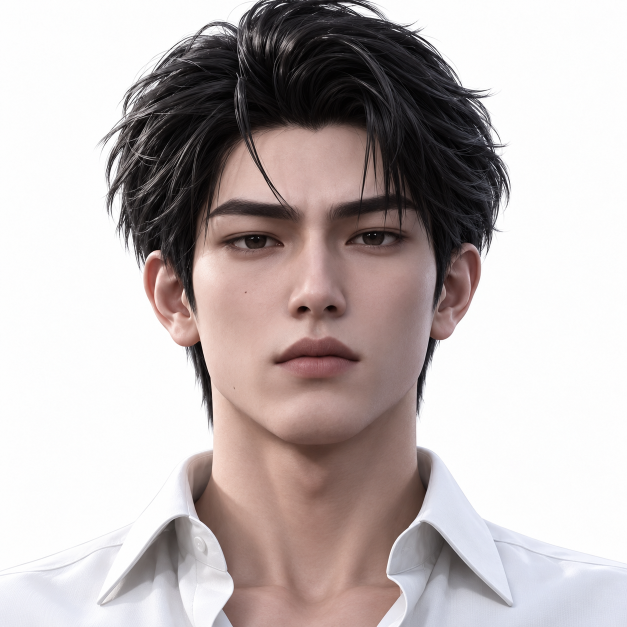
#> input picture 手机游戏/word-quest-game/tools/hero-reference/lian1.png, 1254 x 1254 px, found by its file name (shown at 1/2 size)
$ python ref_hair_masks.py
#> lines starting #> are read from the running program, lines starting #| are printed output that depends on the picture; after the words box and inside, x2 and y2 are one past the last pixel; in counts of white or black regions, pixels touching at a corner belong together
#> in mask_for, rgb is the input picture: shape (1254, 1254, 3); mean R, G, B 189.9, 180.7, 180.1
### 手机游戏/word-quest-ue/Tools/qa/metrics.py
"""D3 共用度量：相似变换对齐、区域关键点、剪影/头发掩码、IoU、并排图。

纯 numpy + PIL，不依赖 mediapipe；mediapipe 只在 compare_landmarks.py 里按需导入。
"""
from __future__ import annotations

import numpy as np

# ---- MediaPipe FaceMesh 468 点的分区索引（常用集合，足够做分区误差） ----
REGIONS = {
    "left_eye": [33, 7, 163, 144, 145, 153, 154, 155, 133],
    "right_eye": [263, 249, 390, 373, 374, 380, 381, 382, 362],
    "brows": [70, 63, 105, 66, 107, 55, 65, 52, 53, 46,
              300, 293, 334, 296, 336, 285, 295, 282, 283, 276],
    "nose": [1, 2, 3, 4, 5, 6, 45, 48, 49, 64, 98, 168, 195, 197, 275, 278, 279, 294, 327, 326, 97],
    "mouth": [61, 185, 40, 39, 37, 0, 267, 269, 270, 409, 291, 375, 321, 405, 314, 17, 84, 181, 91, 146],
    "contour": [10, 338, 297, 332, 284, 251, 389, 356, 454, 323, 361, 288, 397, 365, 379, 378,
                400, 377, 152, 148, 176, 149, 150, 136, 172, 58, 132, 93, 234, 127, 162, 21, 54, 103, 67, 109],
}


# [19 lines left out: function similarity_align, not called in this run]


def apply_affine(points: np.ndarray, m: np.ndarray) -> np.ndarray:
    pts = np.asarray(points, dtype=np.float64)
    return pts @ m[:, :2].T + m[:, 2]


# [14 lines left out: function landmark_errors, not called in this run]


def foreground_mask(img: np.ndarray, white_threshold: int = 244) -> np.ndarray:
    """白底前景：任意通道低于阈值即前景。"""
    a = np.asarray(img, dtype=np.int16)
    if a.ndim == 3 and a.shape[2] >= 3:
        a = a[..., :3]
    return (a.min(axis=-1) < white_threshold)


# [19 lines left out: functions background_rgb, foreground_mask_auto, not called in this run]


def hair_mask_auto_bg(img: np.ndarray, threshold: float = 24.0, v_max: float = 100.0, s_max: float = 200.0) -> np.ndarray:
    """通用前景 + 暗色低饱和头发（不会把灰/黑背景误判为头发）。"""
    return hair_mask(img, v_max=v_max, s_max=s_max) & foreground_mask_auto(img, threshold)


def hair_mask(img: np.ndarray, v_max: float = 100.0, s_max: float = 200.0,
              dark_ratio: float = 0.6) -> np.ndarray:
    """暗色、低饱和的头发区域。v_max 可配置：男主黑发用 100，女主深红发可放宽到 120。"""
#> called with v_max = 100, s_max = 200, dark_ratio = 0.6
    a = np.asarray(img, dtype=np.float32)
    if a.ndim != 3 or a.shape[2] < 3:
        return np.zeros(np.shape(a)[:2], dtype=bool)
    r, g, b = a[..., 0] / 255.0, a[..., 1] / 255.0, a[..., 2] / 255.0
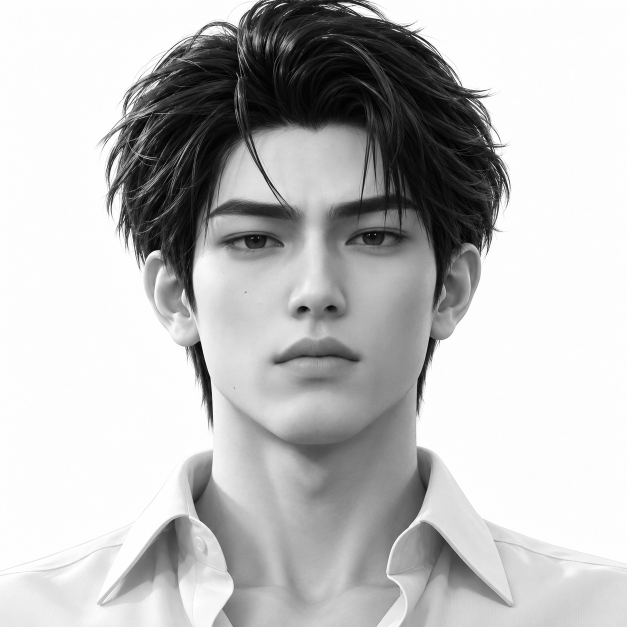
#> r: shape (1254, 1254) float32 (shown at 1/2 size); min 0, max 1, mean 0.745
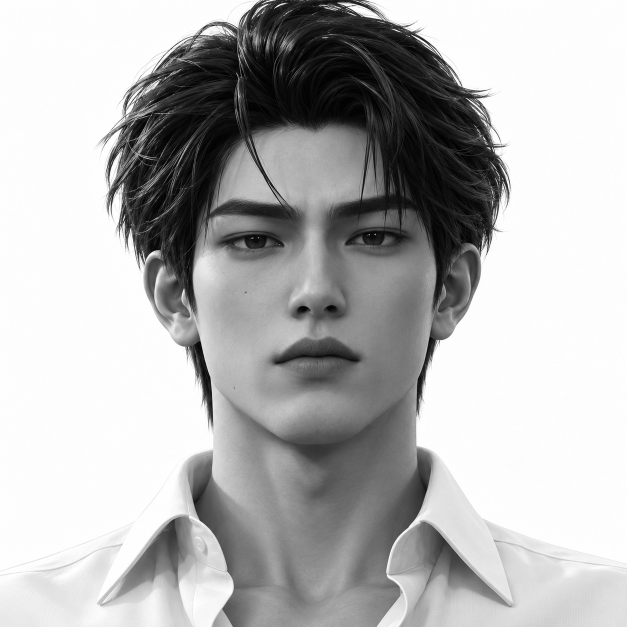
#> g: shape (1254, 1254) float32 (shown at 1/2 size); min 0, max 1, mean 0.709
    v = a[..., :3].max(axis=-1)          # 0-255
    mx, mn = a[..., :3].max(axis=-1), a[..., :3].min(axis=-1)
    s = np.where(mx > 0, (mx - mn) / np.maximum(mx, 1.0), 0.0) * 255.0
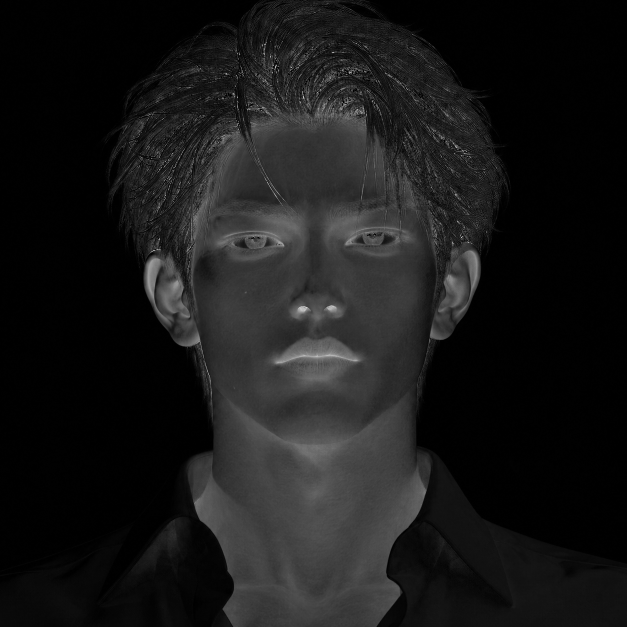
#> s: shape (1254, 1254) float32 (shown at 1/2 size); min 0, max 255, mean 24.6
    return (v < v_max) & (s < s_max)
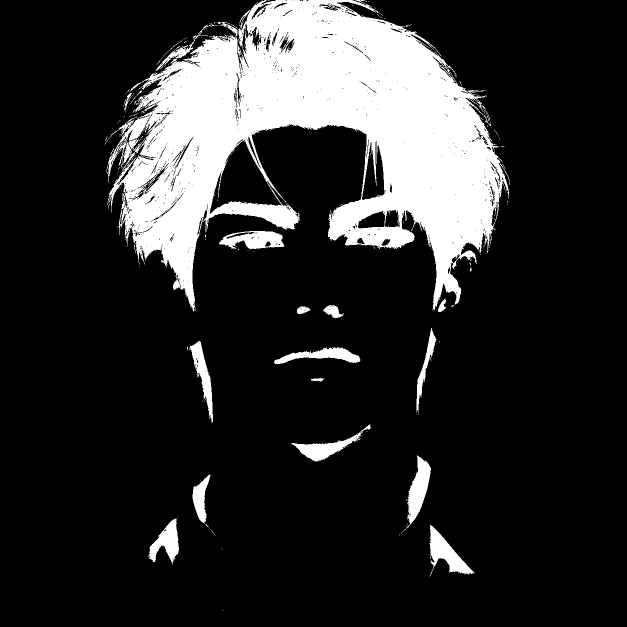
#> returned value: shape (1254, 1254) bool (shown at 1/2 size); 17% white; 285 white regions (260 under 20 px), largest, box (x1, y1, x2, y2) and area: (213, 0, 1020, 624) 240358, (859, 1049, 950, 1152) 3424, (802, 910, 862, 1067) 3379
#> in foreground_mask, `return (a.min(axis=-1) < white_threshold)`:
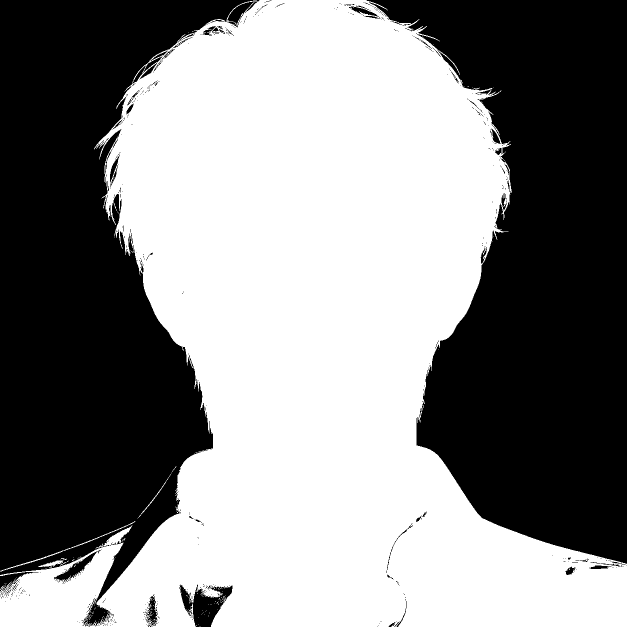
#> returned value: shape (1254, 1254) bool (shown at 1/2 size); 53.6% white; 542 black regions (485 under 20 px), largest, box (x1, y1, x2, y2) and area: (733, 0, 1254, 1128) 359552, (0, 0, 519, 1254) 357219, (359, 1169, 465, 1254) 4417


# [20 lines left out: functions mask_iou, difference_rgb, not called in this run]

### 手机游戏/word-quest-ue/Tools/qa/ref_hair_masks.py
#!/usr/bin/env python3
"""D7：从参考图导出头发剪影掩码（Groom 验收目标）。

用法：ref_hair_masks.py [--out Docs/qa/ref_masks]

输出（白=头发，黑=其它）：<id>_<view>.png；同时输出 <id>_<view>_overlay.png（原图+红色掩码）。
"""
from __future__ import annotations

import argparse
import sys
from pathlib import Path

import numpy as np
from PIL import Image
from scipy import ndimage

sys.path.insert(0, str(Path(__file__).resolve().parent))
from metrics import foreground_mask, hair_mask  # noqa: E402

DOWNLOADS = Path.home() / "Downloads"

# id -> [(view, filename, hair_vmax)]
REFS = {
    "me2026": [("front", "lian1.png", 100.0), ("q34", "lian3.png", 100.0),
               ("side", "lian2.png", 100.0)],
    "lin": [("front", "lian5.png", 150.0), ("q34", "lian6.png", 150.0),
            ("side", "lian8.png", 150.0), ("q34_supplement", "lian7.png", 150.0)],
}


def keep_hair_components(mask: np.ndarray, min_ratio: float = 0.15) -> np.ndarray:
    """去掉眉毛/眼睛/嘴唇等小块暗色区域，只保留与最大头发块同量级的连通域。"""
#> called with min_ratio = 0.15
    labels, n = ndimage.label(mask)
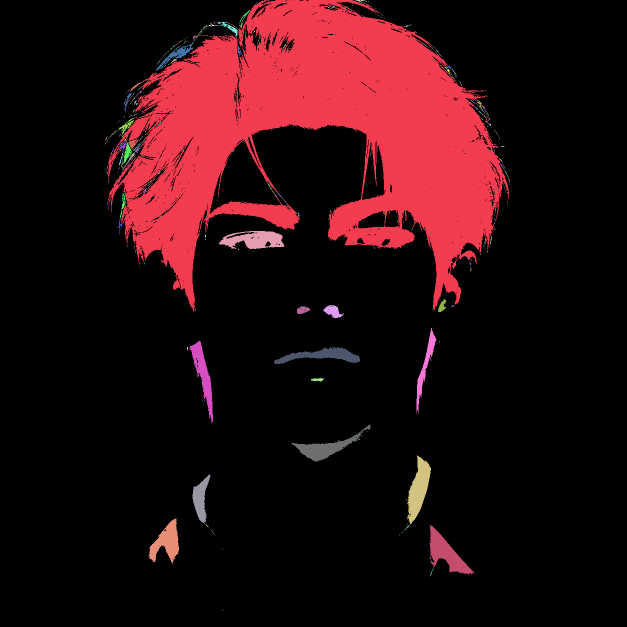
#> labels: shape (1254, 1254) int32 (shown at 1/2 size); 985 distinct labels, from 0 to 984; one colour per label, 0 black
#> n = 984
    if n == 0:
        return mask
    areas = ndimage.sum(mask, labels, range(1, n + 1))
#> areas = 984 values, max 237427 at index 0, min 1 at index 5, mean 272.3
    biggest = areas.max()
#> biggest = 237427
    keep = {i + 1 for i, a in enumerate(areas) if a >= min_ratio * biggest}
#> keep = 1 item
    out = np.isin(labels, list(keep))
#> out: shape (1254, 1254) bool; 15.1% white; 1 white region, box (x1, y1, x2, y2) and area: (216, 0, 1018, 624) 237427
    return out


def mask_for(path: Path, v_max: float, s_max: float = 200.0, clean: bool = True) -> np.ndarray:
    rgb = np.array(Image.open(path).convert("RGB"))
    mask = hair_mask(rgb, v_max=v_max, s_max=s_max) & foreground_mask(rgb)
    return keep_hair_components(mask) if clean else mask


def mask_for_sheet(path: Path, v_max: float, s_max: float = 200.0):
    """白底三视图整张 sheet：按连通域切成 3 个视图，各返回一个掩码。"""
    rgb = np.array(Image.open(path).convert("RGB"))
    fg = foreground_mask(rgb)
    labels, n = ndimage.label(fg)
    areas = ndimage.sum(fg, labels, range(1, n + 1))
    comps = []
    for i, a in enumerate(areas):
        if a < 0.02 * fg.sum():
            continue
        ys, xs = np.where(labels == i + 1)
        comps.append((int(xs.min()), int(ys.min()), int(xs.max()), int(ys.max())))
    comps.sort(key=lambda b: b[0])
    masks = []
    base = hair_mask(rgb, v_max=v_max, s_max=s_max)
    for name, (x0, y0, x1, y1) in zip(("front", "side", "back"), comps):
        sub = np.zeros_like(fg)
        sub[y0:y1 + 1, x0:x1 + 1] = True
        m = keep_hair_components(base & fg & sub)
        masks.append((name, m))
    return masks


def save_mask(mask: np.ndarray, out_dir: Path, stem: str) -> Path:
#> called with stem = 'me2026_front'
    out_dir.mkdir(parents=True, exist_ok=True)
    img = np.zeros(mask.shape, dtype=np.uint8)
    img[mask] = 255
    path = out_dir / f"{stem}.png"
    Image.fromarray(img, mode="L").save(path)
    return path


def save_overlay(src: Path, mask: np.ndarray, out_dir: Path, stem: str) -> Path:
#> called with stem = 'me2026_front'
    rgb = np.array(Image.open(src).convert("RGB")).astype(np.float32)
    rgb[mask] = rgb[mask] * 0.35 + np.array([230, 40, 40]) * 0.65
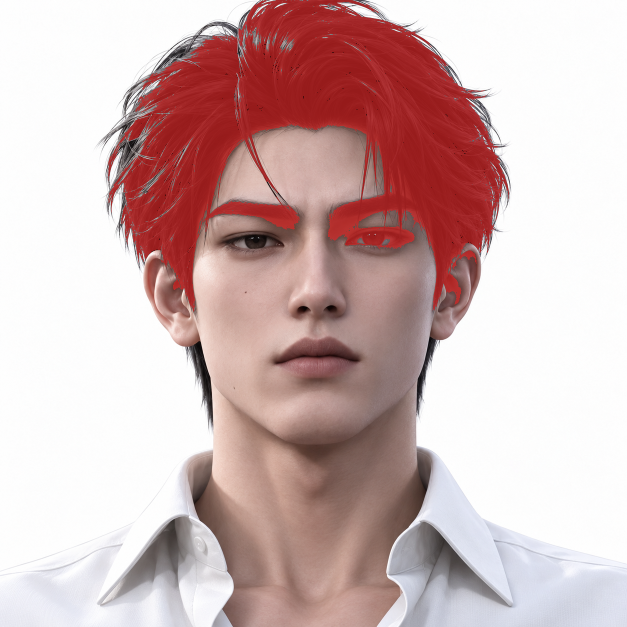
#> rgb: shape (1254, 1254, 3) float32 (shown at 1/2 size); mean R, G, B 210.2, 182.7, 182
    path = out_dir / f"{stem}_overlay.png"
    Image.fromarray(rgb.astype(np.uint8)).save(path)
    return path


def generate(out_dir: Path) -> list[dict]:
    results = []
    for cid, entries in REFS.items():
        for view, fname, vmax in entries:
            src = DOWNLOADS / fname
            if not src.is_file():
                print(f"[ref_hair_masks] skip missing {src}", file=sys.stderr)
                continue
            mask = mask_for(src, vmax)
            stem = f"{cid}_{view}"
            p = save_mask(mask, out_dir, stem)
            save_overlay(src, mask, out_dir, stem)
            results.append({"id": cid + ":" + view, "pixels": int(mask.sum()),
                            "ratio": round(float(mask.mean()), 4), "mask": str(p)})
#> pass 2 of the loop in generate, `for cid, entries in REFS.items():`:
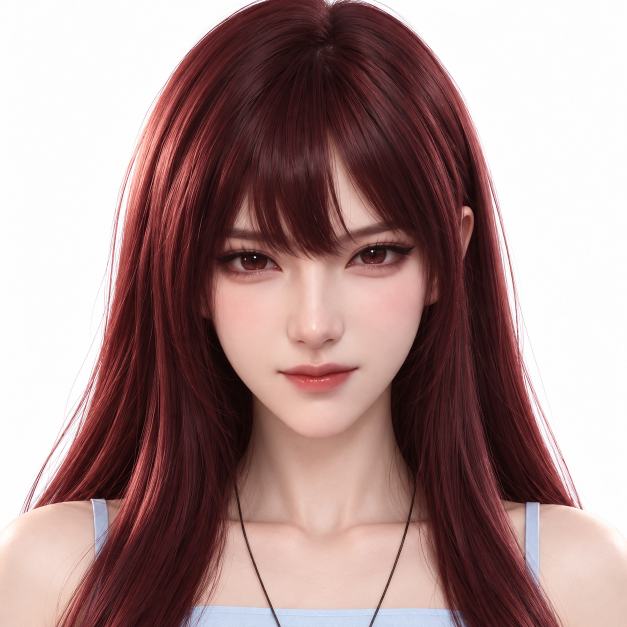
#> input picture 手机游戏/word-quest-game/tools/hero-reference/lian5.png, 1254 x 1254 px, found by its file name (shown at 1/2 size)
#> in mask_for, rgb is the input picture: shape (1254, 1254, 3); mean R, G, B 167.3, 140, 138.6
#> in keep_hair_components (call 4), `labels, n = ndimage.label(mask)`:
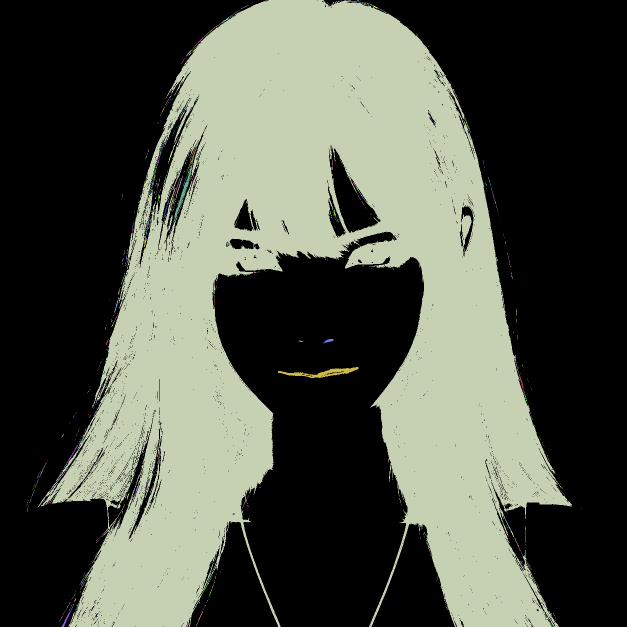
#> labels: shape (1254, 1254) int32 (shown at 1/2 size); 1378 distinct labels, from 0 to 1377; one colour per label, 0 black
#> n = 1377
#> areas = 1377 values, max 634431 at index 2, min 1 at index 0, mean 465.4
#> biggest = 634431
#> out: shape (1254, 1254) bool; 40.3% white; 1 white region, box (x1, y1, x2, y2) and area: (76, 0, 1144, 1254) 634431
#> in save_overlay (call 4), `rgb[mask] = rgb[mask] * 0.35 + np.array([230, 40, 40]) * 0.65`:
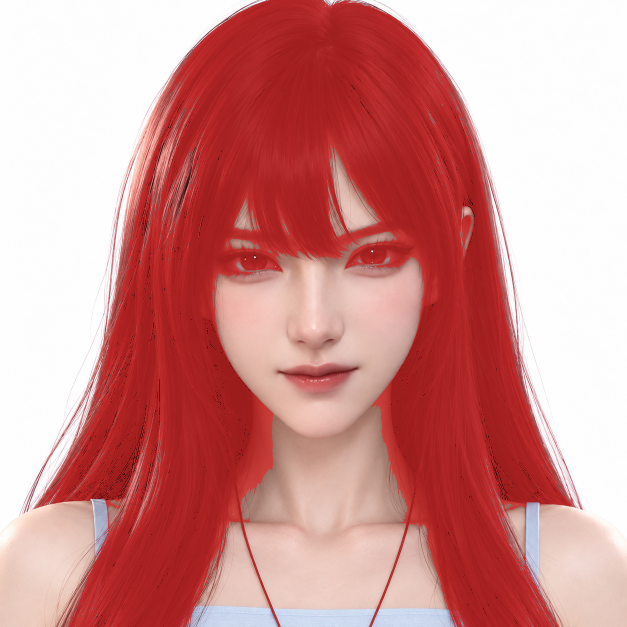
#> rgb: shape (1254, 1254, 3) float32 (shown at 1/2 size); mean R, G, B 209.1, 142.9, 141.1

    # 三视图 sheet 逐视图导出
    for cid, fname, vmax in (("lin_sheet", "female_sheet.png", 150.0), ("me2026_sheet", "male_sheet.png", 100.0)):
        src = DOWNLOADS / fname
        if not src.is_file():
            continue
        for view, m in mask_for_sheet(src, 210.0):
            stem = f"{cid}_{view}"
            p = save_mask(m, out_dir, stem)
            save_overlay(src, m, out_dir, stem)
            results.append({"id": cid + ":" + view, "pixels": int(m.sum()),
                            "ratio": round(float(m.mean()), 4), "mask": str(p)})
#> pass 2 of the loop in generate, `for cid, fname, vmax in (("lin_sheet", "female_sheet.png", 150.0), ("m..`:
    return results


def main(argv=None) -> int:
    ap = argparse.ArgumentParser()
    ap.add_argument("--out", default=str(Path(__file__).resolve().parents[2] / "Docs" / "qa" / "ref_masks"))
    args = ap.parse_args(argv)
    results = generate(Path(args.out).expanduser())
    for r in results:
        print(f"{r['id']:24s} pixels={r['pixels']:8d} ratio={r['ratio']:.3f} -> {r['mask']}")
    print(f"[ref_hair_masks] {len(results)} masks written to {args.out}")
    return 0 if results else 2


if __name__ == "__main__":
    raise SystemExit(main())
#> (the program exits here)
